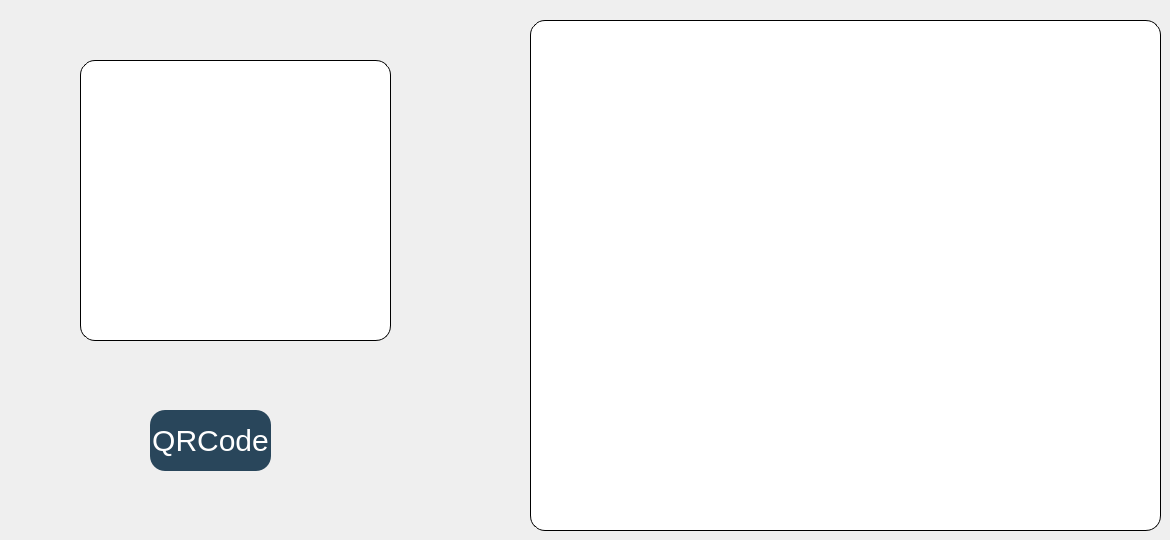
     <widget class="QWidget" name="tab_6">
      <attribute name="title">
       <string>QRCode</string>
      </attribute>
      <widget class="QLabel" name="label_14">
       <property name="geometry">
        <rect>
         <x>80</x>
         <y>60</y>
         <width>311</width>
         <height>281</height>
        </rect>
       </property>
       <property name="styleSheet">
        <string notr="true">background-color:white;
border-radius:15px;
border:0.5px solid;</string>
       </property>
       <property name="text">
        <string/>
       </property>
      </widget>
      <widget class="QTableView" name="tableView_invite_2">
       <property name="geometry">
        <rect>
         <x>530</x>
         <y>20</y>
         <width>631</width>
         <height>511</height>
        </rect>
       </property>
       <property name="styleSheet">
        <string notr="true">background-color:white;
border-radius:15px;
border:0.5px solid;</string>
       </property>
      </widget>
      <widget class="QPushButton" name="qrcode">
       <property name="geometry">
        <rect>
         <x>150</x>
         <y>410</y>
         <width>121</width>
         <height>61</height>
        </rect>
       </property>
       <property name="styleSheet">
        <string notr="true">QPushButton{
background:#29465B;
font-size:30px;
border-radius:15px;
color:white;
}

QPushButton:hover{
color:#3794AB;
border-radius:15px;
background:white;
font-size:30px;
}</string>
       </property>
       <property name="text">
        <string>QRCode</string>
       </property>
      </widget>
     </widget>
